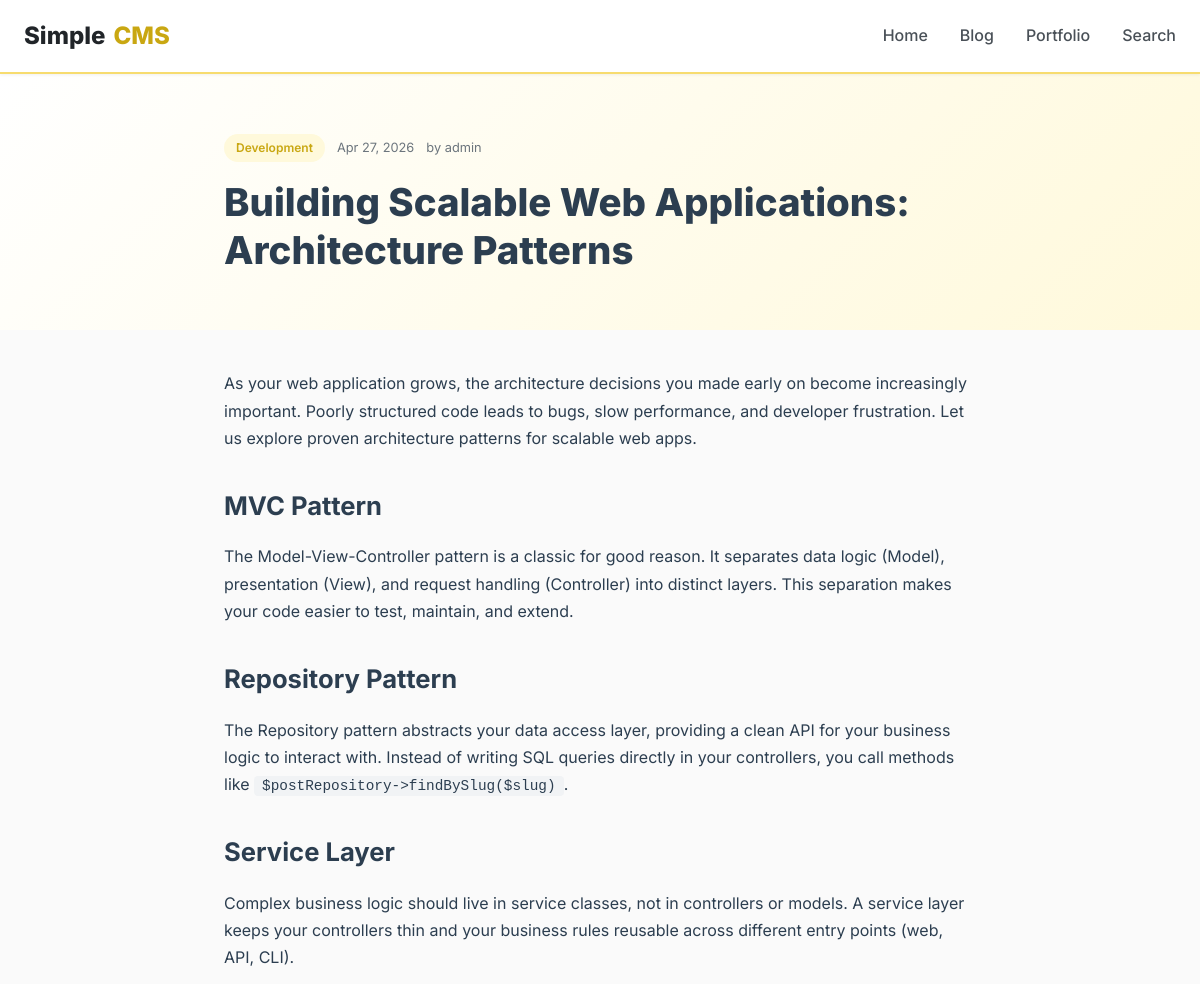
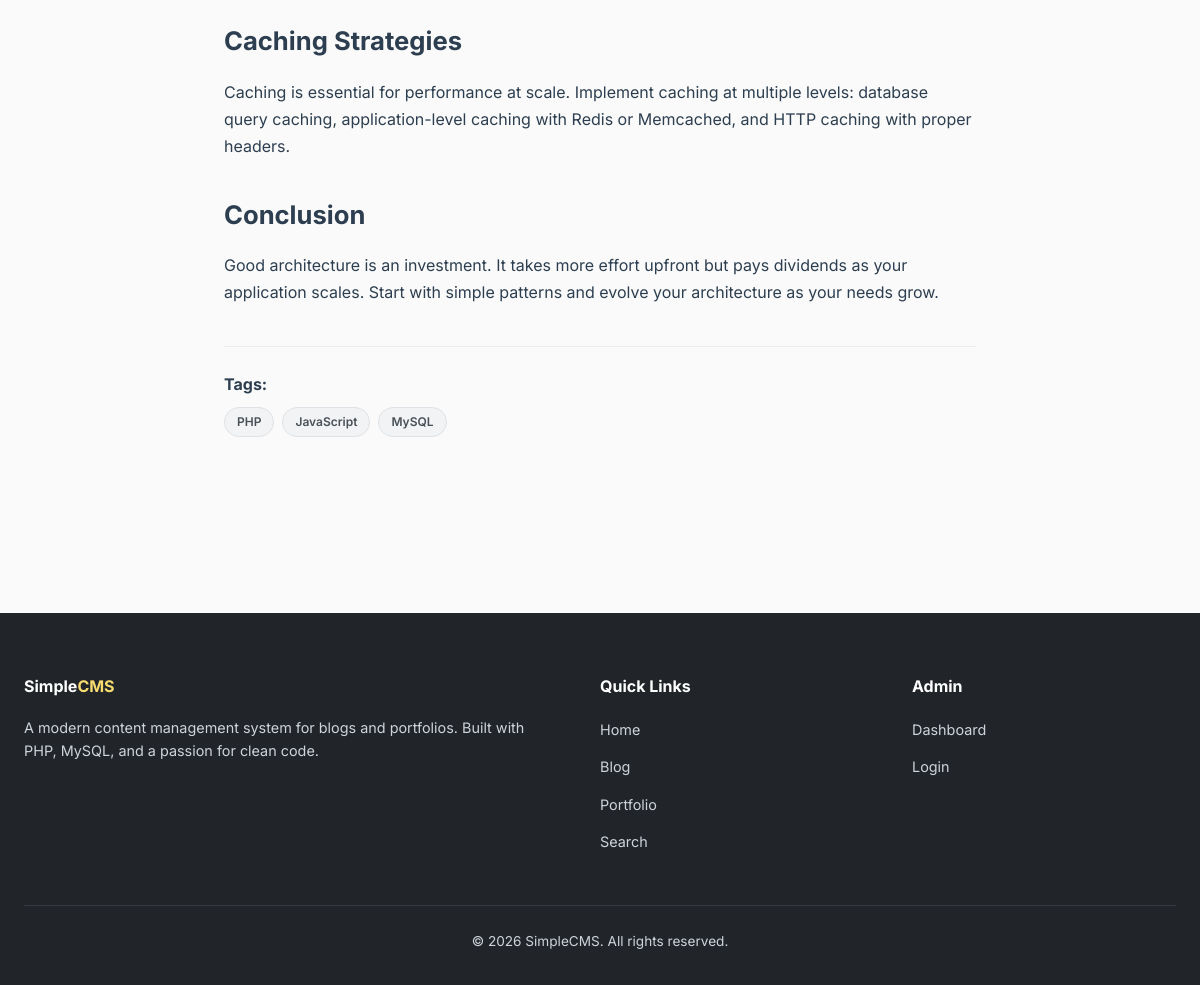
Screenshot of /post.php?slug=building-scalable-web-applications-architecture-patterns with the database file from the repository (2 pictures, top to bottom).
### tables this page shows
CREATE TABLE IF NOT EXISTS `blog_posts` (
    `id` INT UNSIGNED AUTO_INCREMENT PRIMARY KEY,
    `title` VARCHAR(255) NOT NULL,
    `slug` VARCHAR(280) NOT NULL UNIQUE,
    `content` LONGTEXT NOT NULL,
    `excerpt` TEXT NULL,
    `featured_image` VARCHAR(255) NULL,
    `category_id` INT UNSIGNED NULL,
    `author_id` INT UNSIGNED NOT NULL,
    `status` ENUM('draft','published') NOT NULL DEFAULT 'draft',
    `created_at` DATETIME NOT NULL DEFAULT CURRENT_TIMESTAMP,
    `updated_at` DATETIME NOT NULL DEFAULT CURRENT_TIMESTAMP ON UPDATE CURRENT_TIMESTAMP,
    INDEX `idx_status` (`status`),
    INDEX `idx_category` (`category_id`),
    INDEX `idx_author` (`author_id`),
    INDEX `idx_created` (`created_at`),
    CONSTRAINT `fk_post_category` FOREIGN KEY (`category_id`) REFERENCES `categories`(`id`) ON DELETE SET NULL,
    CONSTRAINT `fk_post_author` FOREIGN KEY (`author_id`) REFERENCES `users`(`id`) ON DELETE CASCADE
);

CREATE TABLE IF NOT EXISTS `categories` (
    `id` INT UNSIGNED AUTO_INCREMENT PRIMARY KEY,
    `name` VARCHAR(100) NOT NULL,
    `slug` VARCHAR(120) NOT NULL UNIQUE
);

CREATE TABLE IF NOT EXISTS `users` (
    `id` INT UNSIGNED AUTO_INCREMENT PRIMARY KEY,
    `username` VARCHAR(50) NOT NULL UNIQUE,
    `password` VARCHAR(255) NOT NULL,
    `email` VARCHAR(100) NOT NULL UNIQUE,
    `created_at` DATETIME NOT NULL DEFAULT CURRENT_TIMESTAMP
);

CREATE TABLE IF NOT EXISTS `tags` (
    `id` INT UNSIGNED AUTO_INCREMENT PRIMARY KEY,
    `name` VARCHAR(100) NOT NULL,
    `slug` VARCHAR(120) NOT NULL UNIQUE
);

### includes/functions.php (called while the page is built, shortened)
<?php
function sanitize($str) {
    return htmlspecialchars($str, ENT_QUOTES, 'UTF-8');
}
function formatDate($date, $format = 'M j, Y') {
    return date($format, strtotime($date));
}

### post.php (the view, shortened to what this page needs)
<?php
require_once __DIR__ . '/includes/config.php';
require_once __DIR__ . '/includes/functions.php';
$slug = $_GET['slug'] ?? '';
$stmt = mysqli_prepare($conn, "SELECT bp.*, c.name as category_name, c.slug as category_slug, u.username as author_name FROM blog_posts bp LEFT JOIN categories c ON bp.category_id = c.id LEFT JOIN users u ON bp.author_id = u.id WHERE bp.slug = ? AND bp.status = 'published'");
mysqli_stmt_bind_param($stmt, 's', $slug);
mysqli_stmt_execute($stmt);
$post = mysqli_fetch_assoc(mysqli_stmt_get_result($stmt));
$postTags = mysqli_query($conn, "SELECT t.* FROM tags t JOIN post_tags pt ON t.id = pt.tag_id WHERE pt.post_id = " . intval($post['id']));
require_once __DIR__ . '/includes/header.php';
?>
<section class="post-hero">
    <div class="container" style="max-width:800px">
        <div class="card-meta" style="margin-bottom:16px">
            <span class="badge badge-lemon"><?= sanitize($post['category_name'] ?? 'Uncategorized') ?></span>
            <span><?= formatDate($post['created_at']) ?></span>
            <span>by <?= sanitize($post['author_name']) ?></span>
        </div>
        <h1><?= sanitize($post['title']) ?></h1>
    </div>
</section>
<div class="post-content">
    <?= $post['content'] ?>
    <?php if (mysqli_num_rows($postTags) > 0): ?>
    <div style="margin-top:40px;padding-top:24px;border-top:1px solid var(--gray-200)">
        <strong>Tags:</strong>
        <div class="tech-list" style="margin-top:8px">
        <?php while ($tag = mysqli_fetch_assoc($postTags)): ?>
            <a href="<?= SITE_URL ?>/blog.php?tag=<?= urlencode($tag['slug']) ?>" class="badge badge-tech"><?= sanitize($tag['name']) ?></a>
        <?php endwhile; ?>
        </div>
    </div>
    <?php endif; ?>
</div>
<?php require_once __DIR__ . '/includes/footer.php'; ?>

### public/css/style.css (style rules this page uses)
:root { --lemon: #F7DC6F; --lemon-light: #FFF9DB; --lemon-dark: #D4AC0D; --lemon-vivid: #F4D03F; --gold: #C9A712; --white: #FFFFFF; --off-white: #FAFAFA; --gray-50: #F8F9FA; --gray-100: #F1F3F5; --gray-200: #E9ECEF; --gray-300: #DEE2E6; --gray-400: #CED4DA; --gray-500: #ADB5BD; --gray-600: #868E96; --gray-700: #495057; --gray-800: #343A40; --gray-900: #212529; --text: #2C3E50; --text-light: #6C757D; --danger: #E74C3C; --success: #27AE60; --info: #3498DB; --shadow-sm: 0 1px 3px rgba(0,0,0,.06); --shadow: 0 4px 16px rgba(0,0,0,.08); --shadow-lg: 0 8px 32px rgba(0,0,0,.12); --radius: 12px; --radius-sm: 8px; --radius-lg: 20px; --transition: .25s cubic-bezier(.4,0,.2,1); --font: 'Inter', -apple-system, sans-serif; --max-width: 1200px; }
*, *::before, *::after { box-sizing: border-box; margin: 0; padding: 0; }
html { scroll-behavior: smooth; }
body { font-family: var(--font); color: var(--text); background: var(--off-white); line-height: 1.7; -webkit-font-smoothing: antialiased; }
a { color: var(--gold); text-decoration: none; transition: color var(--transition); }
.container { max-width: var(--max-width); margin: 0 auto; padding: 0 24px; }
.card-meta { display: flex; align-items: center; gap: 12px; font-size: .8rem; color: var(--text-light); margin-bottom: 12px; }
.badge { display: inline-block; padding: 4px 12px; border-radius: 20px; font-size: .75rem; font-weight: 600; }
.badge-lemon { background: var(--lemon-light); color: var(--gold); }
.badge-tech { background: var(--gray-100); color: var(--gray-700); border: 1px solid var(--gray-300); }
.post-hero { background: linear-gradient(135deg, var(--white), var(--lemon-light)); padding: 60px 0 40px; }
.post-hero h1 { font-size: 2.4rem; font-weight: 800; line-height: 1.25; margin-bottom: 16px; }
.post-content { max-width: 800px; margin: 0 auto; padding: 40px 24px 80px; }
.post-content h2 { font-size: 1.6rem; margin: 32px 0 16px; }
.post-content p { margin-bottom: 18px; }
.post-content code { background: var(--gray-100); padding: 2px 8px; border-radius: 4px; font-size: .9rem; }
.tech-list { display: flex; flex-wrap: wrap; gap: 8px; margin: 16px 0; }

### rows the page displays
blog_posts: category.name "Development", created_at "Apr 27, 2026", author.username "admin", title "Building Scalable Web Applications: Architecture Patterns", content "As your web application grows, the architecture decisions you made early on become increasingly important. Poorly structured code leads to bugs, slow performance, and developer frustration. Let us explore proven architecture patterns for scalable web apps. MVC Pattern The Model-View-Controller pattern is a classic for good reason. It separates data logic (Model), presentation (View), and request handling (Controller) into distinct layers. This separation makes your code easier to test, maintain, and extend. Repository Pattern The Repository pattern abstracts your data access layer, providing a clean API for your business logic to interact with. Instead of writing SQL queries directly in…"
tags: name "PHP"
tags: name "JavaScript"
tags: name "MySQL"

### other values shown
SITE_NAME "SimpleCMS"
